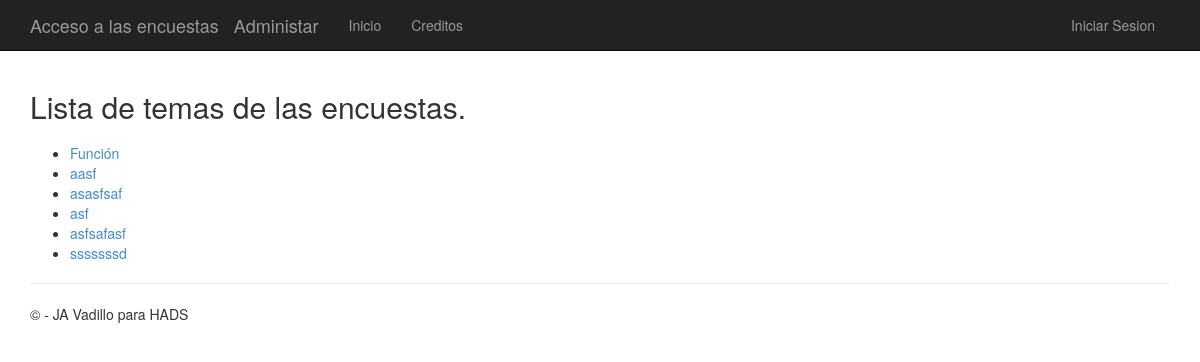
Before: /polls/ with the older database file.
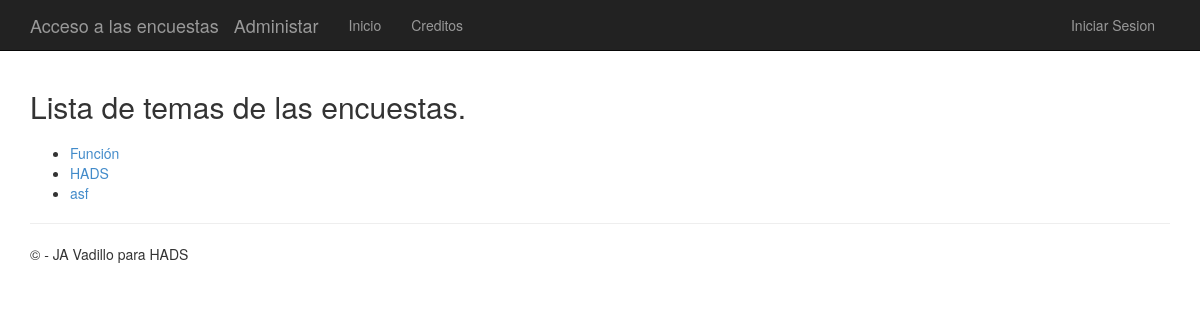
After: the same page with the newer database file.
### app/models.py (models this page shows)
class Question(models.Model):
    question_text = models.CharField(max_length=200)
    question_topic = models.CharField(max_length=200)
    correct_response = models.IntegerField()
    choice_max = models.IntegerField()
    pub_date = models.DateTimeField('date published')

### app/views.py (the view)
# urls.py: url(r'^polls/', app.views.index, name='index'),
def index(request):
    latest_question_list = Question.objects.order_by('question_topic').values_list('question_topic', flat=True).distinct()
    template = loader.get_template('polls/index.html')
    context = {
                'title':'Lista de temas de las encuestas',
                'latest_question_list': latest_question_list,
              }
    return render(request, 'polls/index.html', context)

### app/templates/polls/index.html (shortened to what this page needs)
﻿{% extends "app/layout.html" %}
{% block content %}
<h2>{{ title }}.</h2>
{% if latest_question_list %}
    <ul>
    {% for question in latest_question_list %}
        <li><a href="{% url 'topic' question %}">{{ question }}</a></li>
    {% endfor %}
    </ul>
{% else %}
    <p>No polls are available.</p>
{% endif %}
{% endblock %}

Changed rows visible on the page:
removed Question: question_topic "aasf"
removed Question: question_topic "asasfsaf"
removed Question: question_topic "asfsafasf"
removed Question: question_topic "sssssssd"
added Question: question_topic "HADS"
